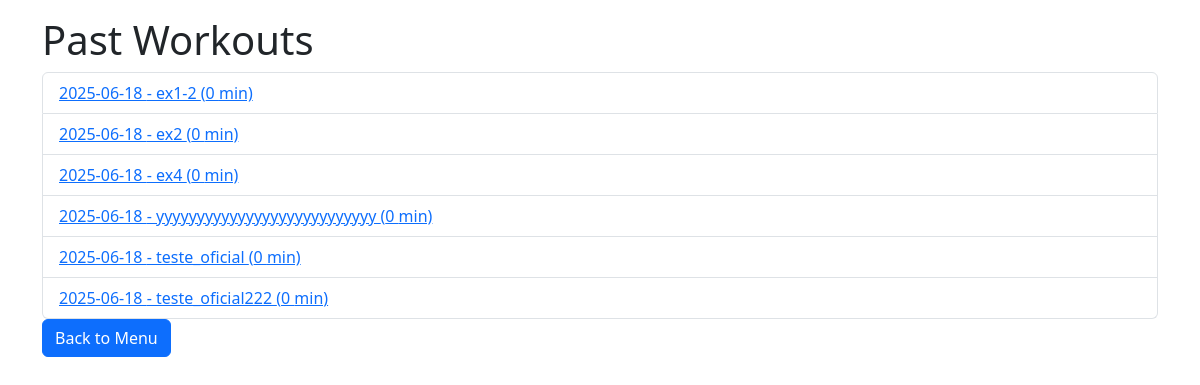
The app's page /past_workouts, older data.
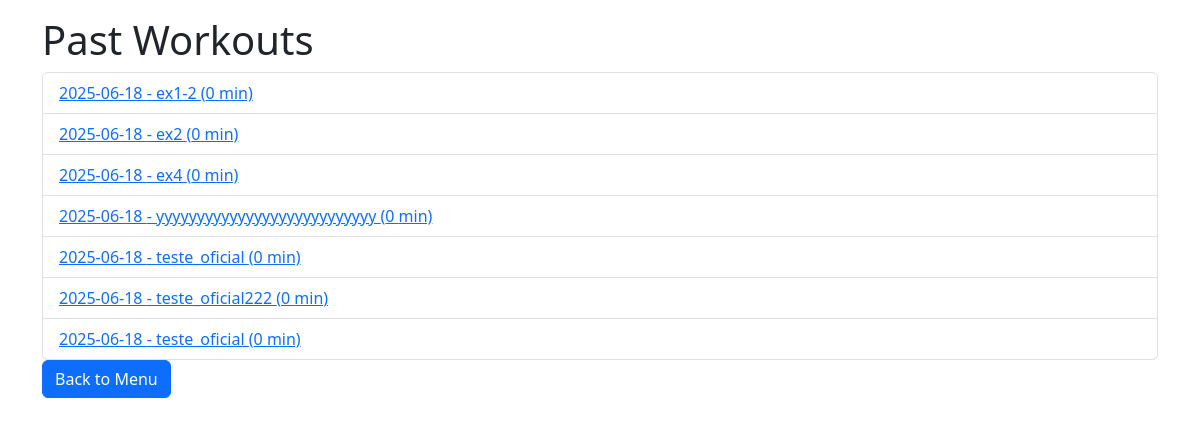
The same page, newer data.
### app.py (models this page shows)
class Workout(db.Model):
    id = db.Column(db.Integer, primary_key=True)
    title = db.Column(db.String(100))
    date = db.Column(db.Date)
    duration = db.Column(db.Integer)  # in seconds
    timestamp = db.Column(db.DateTime, default=datetime.utcnow)

### app.py (the view)
@app.route('/past_workouts')
def past_workouts():
    workouts = Workout.query.order_by(Workout.date.desc()).all()
    return render_template('past_workouts.html', workouts=workouts)

### templates/past_workouts.html (shortened to what this page needs)
<!DOCTYPE html>
<html>
<head>
    <link href="https://cdn.jsdelivr.net/npm/bootstrap@5.3.0/dist/css/bootstrap.min.css" rel="stylesheet">
    <link href="{{ url_for('static', filename='style.css') }}" rel="stylesheet">
</head>
<body>
    <div class="container py-3">
        <h1>Past Workouts</h1>
        <ul class="list-group">
            {% for workout in workouts %}
                <li class="list-group-item">
                    <a href="{{ url_for('workout_details', workout_id=workout.id) }}">{{ workout.date }} - {{ workout.title }} ({{ workout.duration // 60 }} min)</a>
                </li>
            {% endfor %}
        </ul>
        <a href="{{ url_for('main_menu') }}" class="btn btn-primary back-button">Back to Menu</a>
    </div>
</body>
</html>

Row changes from the older to the newer data that the page shows:
added Workout: date "2025-06-18", title "teste_oficial", duration "0"
